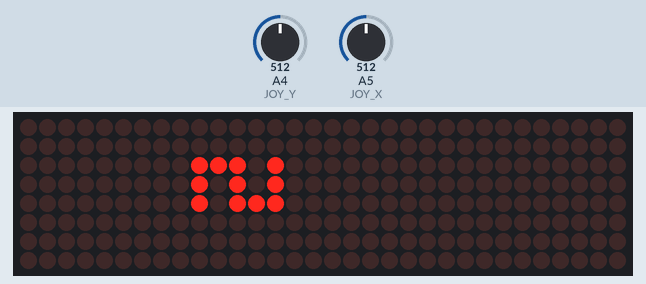
Simulated run of this sketch. Board: Arduino Uno, built with avr-gcc and run on an emulated ATmega328P. Parts: 32×8 LED matrix. The inputs (shaded band) are chosen by the test bench; at power-on: A4 (JOY_Y) = 512, A5 (JOY_X) = 512. Random numbers use the default seed unless the sketch sets one.

Above: at 1.1 s.
At 3.8 s:
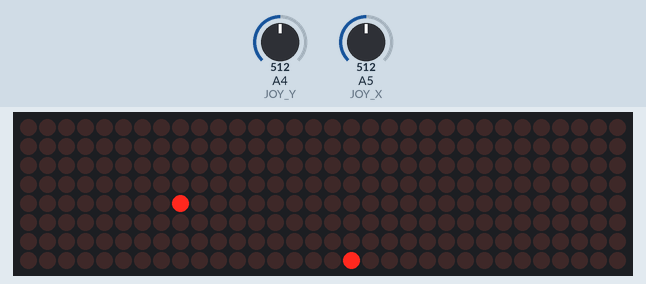
3.9 s: A4 (JOY_Y) set to 584
6.1 s: A4 (JOY_Y) set to 608
At 6.32 s:
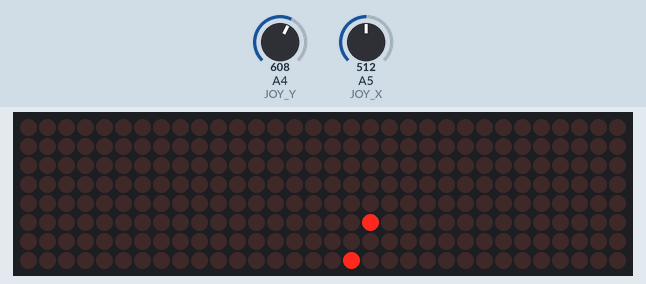
8.3 s: A5 (JOY_X) set to 584
9.8 s: A5 (JOY_X) set to 617
At 10.32 s:
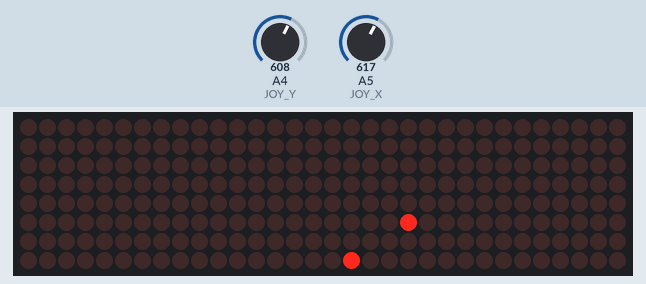
12.1 s: A5 (JOY_X) set to 390
At 12.54 s:
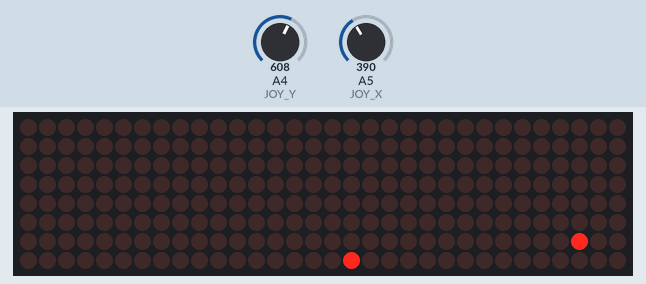
14.3 s: A5 (JOY_X) set to 415
At 14.7 s:
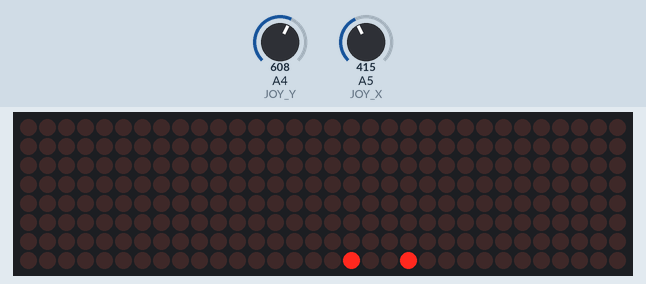
Timing chart, 0 to 17.3 s (numbered marks = the images above; inputs shaded):
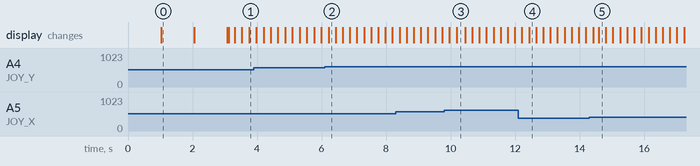

Measured:
- the behaviour switches between 600 and 601 on A4 (JOY_Y) (found by bisection; images 1 and 2)
- the behaviour switches between 600 and 601 on A5 (JOY_X) (found by bisection; images 2 and 3)
- the behaviour switches between 399 and 400 on A5 (JOY_X) (found by bisection; images 4 and 5)
- what the display in image 0 shows lasts 1.1 s, from 1.0 s to 2.1 s

The sketch:

snake_vf.ino
```cpp
// (licence header left out)
#include <LedControl.h>               // Librería para controlar matrices LED con MAX7219

// Pines para el MAX7219
#define DIN_PIN 4                     // Data IN del MAX7219
#define CS_PIN 5                      // Chip Select / LOAD del MAX7219
#define CLK_PIN 6                     // Clock del MAX7219
#define NUM_OF_MATRIX 4               // Número de matrices encadenadas (cada una 8x8)

// Pines del joystick y buzzer
#define JOY_X A5                      // Entrada analógica X del joystick
#define JOY_Y A4                      // Entrada analógica Y del joystick
#define JOY_SW 3                      // Botón del joystick (switch)
#define BUZZER 12                     // Pin para el buzzer (sonidos)

// Dimensiones de la pantalla total (8 columnas x 32 filas)
const int screenWidth = 8;            // Ancho físico (columnas) de la pantalla total
const int screenHeight = 32;          // Alto lógico combinado (4 matrices * 8 filas)

// Variables del juego
int snakeX, snakeY;                   // Coordenadas de la cabeza de la serpiente (x=col, y=row global)
int foodX, foodY;                     // Coordenadas de la comida
int score = 0;                        // Puntuación acumulada
int rapidez = 100;                    // Ajusta de rapidez del juego
int snakeSize = 1;                    // Tamaño inicial de la serpiente (número de segmentos)
int velocidad = 100;                  // Ajusta la rapidez del juego
int tailX[100], tailY[100];           // Arrays con coordenadas de los segmentos de la cola
char direction = 'd';                 // Dirección actual: 'l','r','u','d' (inicial: 'd' = abajo)
bool isGameOver = false;              // Indicador de fin de juego
bool hasShownCountdown = false;  // Controla si ya se mostró la cuenta regresiva

// Instancia del controlador de matrices LED
LedControl lc = LedControl(DIN_PIN, CLK_PIN, CS_PIN, NUM_OF_MATRIX);

void setup() {
  setupPins();                        // Configurar pines de entrada/salida
  setupLedBoard();                    // Inicializar las matrices LED
  setupSnakePosition();               // Posicionar la serpiente al inicio
  setupFoodPosition();                // Colocar la primera comida aleatoria
}

void loop() {
  if (isGameOver) {
    playGameOverSong();
    showGameOverScreen();
  } else {
    if (!hasShownCountdown) {
      showCountdown();
      hasShownCountdown = true;
    }
    startGame();
  }
}

// Configura los pines del joystick
void setupPins() {
  pinMode(JOY_SW, INPUT);
  digitalWrite(JOY_SW, HIGH);
}

// Inicializa todas las matrices LED
void setupLedBoard() {
  for (int i = 0; i < NUM_OF_MATRIX; i++) {
    lc.shutdown(i, false);
    lc.setIntensity(i, 8);
    lc.clearDisplay(i);
  }
}

// Posición inicial de la serpiente
void setupSnakePosition() {
  snakeX = 4;
  snakeY = 4;
}

// Genera una nueva posición aleatoria para la comida
void setupFoodPosition() {
  foodX = random(screenWidth);
  foodY = random(screenHeight);
}

// Lógica principal del juego
void startGame() {
  manageGameOver();
  setJoystickDirection();
  changeSnakeDirection();
  manageSnakeOutOfBounds();
  manageEatenFood();
  manageSnakeTailCoordinates();
  drawSnake();
  delay(velocidad);
}

// Verifica si la serpiente colisionó consigo misma
void manageGameOver() {
  for (int i = 1; i < snakeSize; i++) {
    if (tailX[i] == snakeX && tailY[i] == snakeY) {
      isGameOver = true;
      hasShownCountdown = false;
    }
  }
}

// Evita que la serpiente salga de los límites de la pantalla
void manageSnakeOutOfBounds() {
  if (snakeX >= screenWidth) snakeX = 0;
  else if (snakeX < 0) snakeX = screenWidth - 1;
  if (snakeY >= screenHeight) snakeY = 0;
  else if (snakeY < 0) snakeY = screenHeight - 1;
}

// Verifica si la serpiente comió la comida
void manageEatenFood() {
  if (snakeX == foodX && snakeY == foodY) {
    playFoodEatenSong();
    score++;
    snakeSize++;
    setupFoodPosition();
  }
}

// Actualiza las coordenadas de la cola de la serpiente
void manageSnakeTailCoordinates() {
  int previousX = tailX[0];
  int previousY = tailY[0];
  tailX[0] = snakeX;
  tailY[0] = snakeY;
  for (int i = 1; i < snakeSize && i < 100; i++) {
    int prevX = tailX[i];
    int prevY = tailY[i];
    tailX[i] = previousX;
    tailY[i] = previousY;
    previousX = prevX;
    previousY = prevY;
  }
}

// Lee el joystick y actualiza la dirección de movimiento
void setJoystickDirection() {
  char lastDirection = direction;
  if (analogRead(JOY_X) > 600 && lastDirection != 'u') direction = 'd';
  else if (analogRead(JOY_X) < 400 && lastDirection != 'd') direction = 'u';
  else if (analogRead(JOY_Y) > 600 && lastDirection != 'l') direction = 'r';
  else if (analogRead(JOY_Y) < 400 && lastDirection != 'r') direction = 'l';
}

// Cambia la posición de la cabeza según la dirección
void changeSnakeDirection() {
  switch (direction) {
    case 'l': snakeX--; break;
    case 'r': snakeX++; break;
    case 'u': snakeY--; break;
    case 'd': snakeY++; break;
  }
}

// Reproduce sonido al comer comida
void playFoodEatenSong() {
  tone(BUZZER, 500, 100);
}

// Reproduce secuencia sonora de fin de juego
void playGameOverSong() {
  tone(BUZZER, 100, 100); delay(100);
  tone(BUZZER, 400, 100); delay(100);
  tone(BUZZER, 800, 100); delay(100);
  tone(BUZZER, 1200, 100); delay(100);
}

// Muestra animación de fin de juego encendiendo todos los LEDs
void showGameOverScreen() {
  for (int i = 0; i < screenHeight; i++) {
    for (int j = 0; j < screenWidth; j++) {
      showLed(j, i);
      delay(10);
    }
  }
  fin();
  resetVariables();
}

// Reinicia todas las variables del juego
void resetVariables() {
  setupSnakePosition();
  setupFoodPosition();
  direction = 'd';
  isGameOver = false;
  score = 0;
  snakeSize = 1;
}

// Enciende un LED en la posición (x, y) correspondiente a la matriz
void showLed(int x, int y) {
  int matrixIndex = 3 - (y / 8);  // Inversión vertical: matriz 4 arriba
  int localY = y % 8;
  lc.setLed(matrixIndex, x, localY, true);
}

// Apaga un LED en la posición (x, y)
void hideLed(int x, int y) {
  int matrixIndex = 3 - (y / 8);
  int localY = y % 8;
  lc.setLed(matrixIndex, x, localY, false);
}

// Dibuja la serpiente y la comida en la pantalla
void drawSnake() {
  for (int i = 0; i < screenHeight; i++) {
    for (int j = 0; j < screenWidth; j++) {
      if (i == snakeY && j == snakeX) {
        showLed(snakeX, snakeY);
      } else if (i == foodY && j == foodX) {
        showLed(foodX, foodY);
      } else {
        bool isShown = false;
        for (int k = 0; k < snakeSize; k++) {
          if (tailX[k] == j && tailY[k] == i) {
            showLed(j, i);
            isShown = true;
          }
        }
        if (!isShown) {
          hideLed(j, i);
        }
      }
    }
  }
}

// Muestra una cuenta regresiva antes de iniciar el juego
void showCountdown() {
  for (int n = 3; n >= 1; n--) {
    clearAllMatrices();
    drawDigit(n);
    delay(1000);
  }
  clearAllMatrices();
}

// Limpia todas las matrices
void clearAllMatrices() {
  for (int i = 0; i < NUM_OF_MATRIX; i++) {
    lc.clearDisplay(i);
  }
}

// Dibuja un número grande centrado en las matrices
void drawDigit(int number) {
  byte digits[3][5] = {
    {B111, B100, B111, B100, B111}, // 3
    {B111, B100, B111, B001, B111}, // 2
    {B010, B011, B010, B010, B111}  // 1
  };

  int startX = 2;   // Posición horizontal inicial
  int startY = 9;  // Posición vertical para centrar en 32 filas

  for (int row = 0; row < 5; row++) {
    byte line = digits[3 - number][row];
    for (int col = 0; col < 3; col++) {
      if (bitRead(line, 2 - col)) {
        showLed(startX + col, startY + row);
      }
    }
  }
}

void fin() {
  for (int i = 0; i < screenHeight; i++) {      // Recorrer todas las filas globales
    for (int j = 0; j < screenWidth; j++) {   // Recorrer todas las columnas
      showLed(j, i);                            // Encender cada LED (x = columna, y = fila)
      delay(1);                                 // Pequeña pausa entre LEDs para animación
    }
  }
  clearAllMatrices();
  const byte F[8] = {//F
    B00000000,B01000000,B01001000,B01001000,B01111110,B00000000,B00000000,B00000000
  };
  const byte I[8] = {//I
    B00000000,B00000000,B01000010,B01111110,B01000010,B00000000,B00000000,B00000000
  };
  const byte N[8] = { //N
    B00000000,B01111110,B00001100,B00011000,B00110000,B01111110,B00000000,B00000000
  };

  // Mostrar cada letra en su matriz correspondiente
  for (int row = 0; row < 8; row++) {
    lc.setRow(3, row, F[row]); // Matriz 3: F
    lc.setRow(2, row, I[row]); // Matriz 2: I
    lc.setRow(1, row, N[row]); // Matriz 1: N
  }

  // Efecto de sonido de game over
  for (int i = 0; i < 3; i++) {
    tone(BUZZER, 300 - (i * 50), 300);
    delay(400);
  }
  noTone(BUZZER);
}
```
